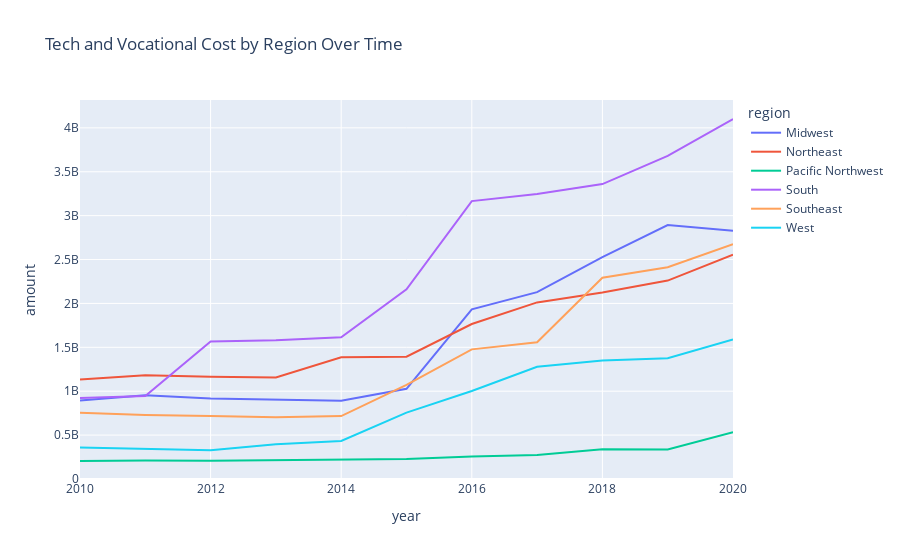

This figure's notebook cell:
### Code cell
tech_voc_cost_by_region_line_chart = px.line(
    regional_aggregations,
    x='year',
    y='amount',
    color='region',
    title='Tech and Vocational Cost by Region Over Time'
)

tech_voc_cost_by_region_line_chart.show()

### Figure 1 — Plotly figure (JSON) as saved in the notebook; plotly's stock layout.template omitted (floating-point values rounded to 4 significant figures)
{"data": [{"hovertemplate": "region=Midwest<br>year=%{x}<br>amount=%{y}<extra></extra>", "legendgroup": "Midwest", "line": {"color": "#636efa", "dash": "solid"}, "marker": {"symbol": "circle"}, "mode": "lines", "name": "Midwest", "orientation": "v", "showlegend": true, "type": "scatter", "x": [2010, 2011, 2012, 2013, 2014, 2015, 2016, 2017, 2018, 2019, 2020], "xaxis": "x", "y": [894448000, 954296000, 918036000, 906328000, 891829000, 1027139000, 1932437000, 2128065000, 2526890000, 2892404000, 2827678000], "yaxis": "y"}, {"hovertemplate": "region=Northeast<br>year=%{x}<br>amount=%{y}<extra></extra>", "legendgroup": "Northeast", "line": {"color": "#EF553B", "dash": "solid"}, "marker": {"symbol": "circle"}, "mode": "lines", "name": "Northeast", "orientation": "v", "showlegend": true, "type": "scatter", "x": [2010, 2011, 2012, 2013, 2014, 2015, 2016, 2017, 2018, 2019, 2020], "xaxis": "x", "y": [1132680000, 1180558000, 1163786000, 1155817000, 1386978000, 1392935000, 1765236000, 2011349000, 2123806000, 2260390000, 2555005000], "yaxis": "y"}, {"hovertemplate": "region=Pacific Northwest<br>year=%{x}<br>amount=%{y}<extra></extra>", "legendgroup": "Pacific Northwest", "line": {"color": "#00cc96", "dash": "solid"}, "marker": {"symbol": "circle"}, "mode": "lines", "name": "Pacific Northwest", "orientation": "v", "showlegend": true, "type": "scatter", "x": [2010, 2011, 2012, 2013, 2014, 2015, 2016, 2017, 2018, 2019, 2020], "xaxis": "x", "y": [204713000, 211374000, 207527000, 215010000, 220446000, 227891000, 255510000, 273364000, 337370000, 336206000, 533705000], "yaxis": "y"}, {"hovertemplate": "region=South<br>year=%{x}<br>amount=%{y}<extra></extra>", "legendgroup": "South", "line": {"color": "#ab63fa", "dash": "solid"}, "marker": {"symbol": "circle"}, "mode": "lines", "name": "South", "orientation": "v", "showlegend": true, "type": "scatter", "x": [2010, 2011, 2012, 2013, 2014, 2015, 2016, 2017, 2018, 2019, 2020], "xaxis": "x", "y": [922538000, 944927000, 1566778000, 1580751000, 1615076000, 2160955000, 3165489000, 3246752000, 3359662000, 3680463000, 4101060000], "yaxis": "y"}, {"hovertemplate": "region=Southeast<br>year=%{x}<br>amount=%{y}<extra></extra>", "legendgroup": "Southeast", "line": {"color": "#FFA15A", "dash": "solid"}, "marker": {"symbol": "circle"}, "mode": "lines", "name": "Southeast", "orientation": "v", "showlegend": true, "type": "scatter", "x": [2010, 2011, 2012, 2013, 2014, 2015, 2016, 2017, 2018, 2019, 2020], "xaxis": "x", "y": [754042000, 729944000, 717086000, 704022000, 716380000, 1072571000, 1476417000, 1558469000, 2292665000, 2412538000, 2674502000], "yaxis": "y"}, {"hovertemplate": "region=West<br>year=%{x}<br>amount=%{y}<extra></extra>", "legendgroup": "West", "line": {"color": "#19d3f3", "dash": "solid"}, "marker": {"symbol": "circle"}, "mode": "lines", "name": "West", "orientation": "v", "showlegend": true, "type": "scatter", "x": [2010, 2011, 2012, 2013, 2014, 2015, 2016, 2017, 2018, 2019, 2020], "xaxis": "x", "y": [357673000, 337779000, 326109000, 396191000, 432107000, 755449000, 1002452000, 1279205000, 1350540000, 1375377000, 1588483000], "yaxis": "y"}], "layout": {"legend": {"title": {"text": "region"}, "tracegroupgap": 0}, "title": {"text": "Tech and Vocational Cost by Region Over Time"}, "xaxis": {"anchor": "y", "domain": [0, 1], "title": {"text": "year"}}, "yaxis": {"anchor": "x", "domain": [0, 1], "title": {"text": "amount"}}}}
